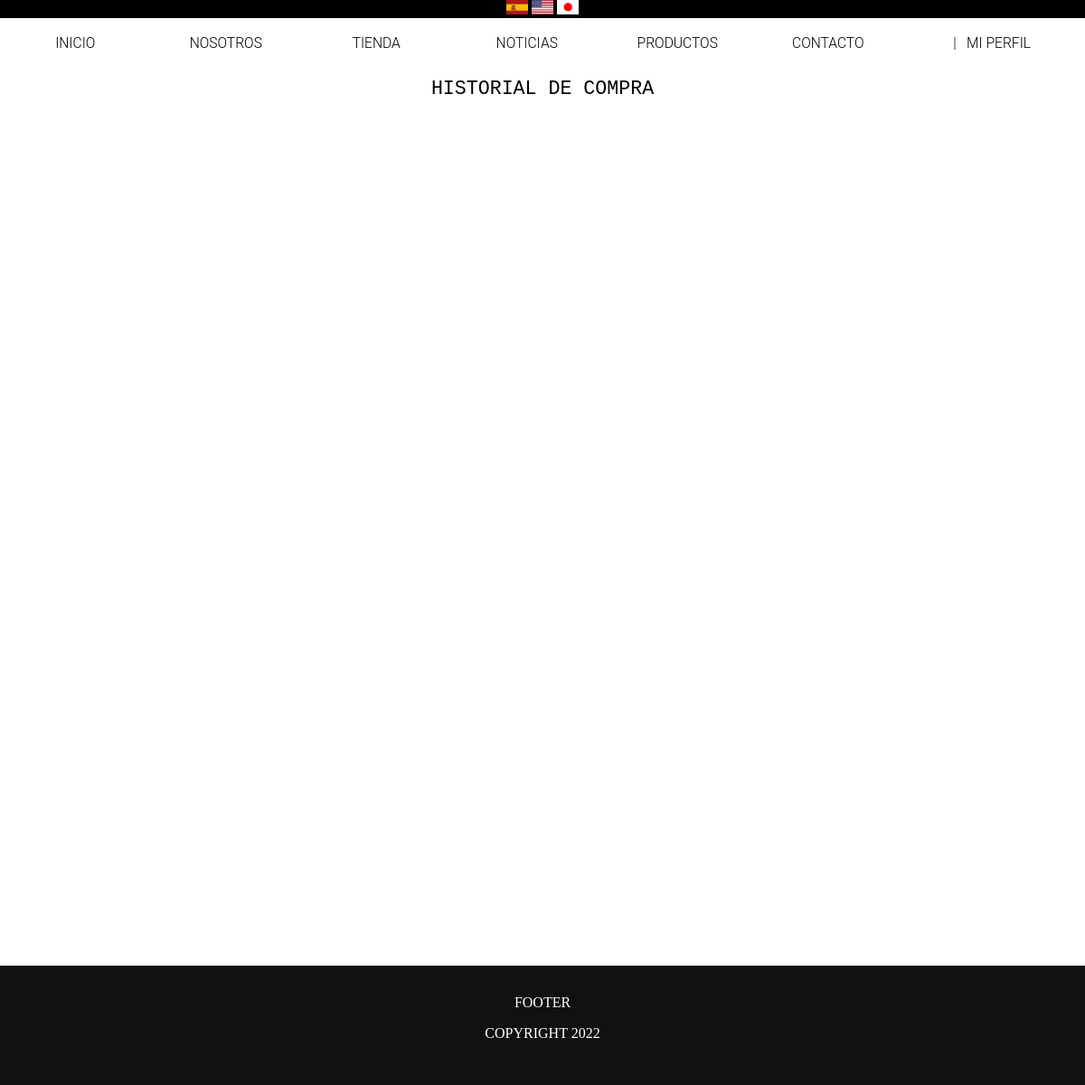
/historial?uid=15 (signed in), run on an earlier commit of the app's database.
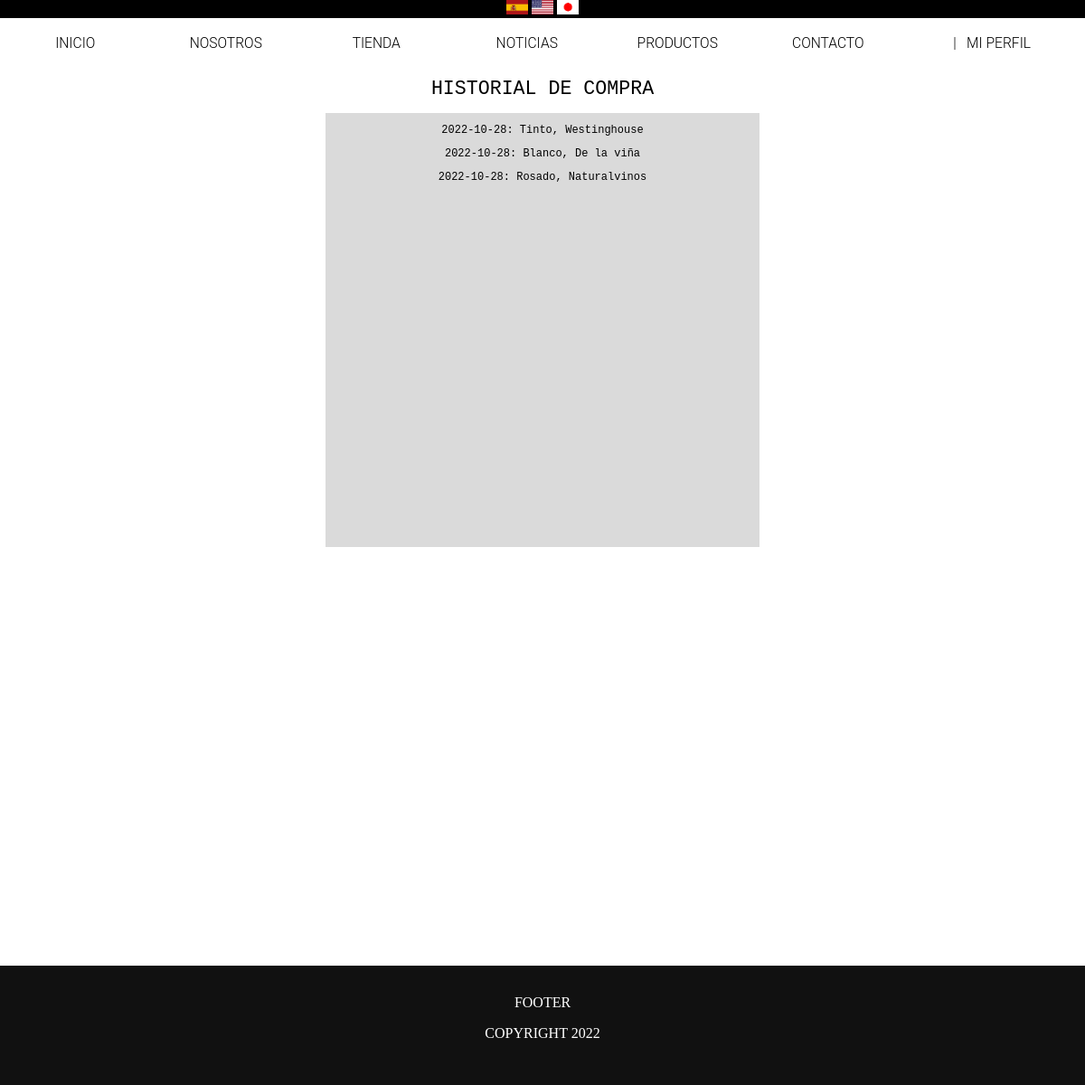
And on a later commit of the database.
### tables this page shows
CREATE TABLE `DETALLEVENTA` (
  `dvid` int(11) NOT NULL,
  `vid` int(11) DEFAULT NULL,
  `pid` int(11) DEFAULT NULL,
  `cantidad` int(4) DEFAULT NULL,
  `subtotal` int(7) DEFAULT NULL
);

CREATE TABLE `VENTAS` (
  `vid` int(11) NOT NULL,
  `uid` int(11) DEFAULT NULL,
  `Fecha` date DEFAULT NULL,
  `Total` int(7) DEFAULT NULL
);

CREATE TABLE `PRODUCTOS` (
  `pid` int(11) NOT NULL,
  `nombre` varchar(60) NOT NULL,
  `precio_venta` int(7) NOT NULL,
  `precio_compra` int(7) NOT NULL,
  `marca` varchar(32) NOT NULL,
  `tipo` varchar(24) DEFAULT NULL,
  `cantidad` int(11) NOT NULL,
  `img` varchar(60) NOT NULL,
  `descrip` varchar(100) NOT NULL
);

### libs/view.php (called while the page is built, shortened)
<?php
class View
{
    public function render($nombre)
    {
        require 'views/' . $nombre . '.php';
    }
}

### controllers/Historial_Controller.php (called while the page is built, shortened)
<?php
class Historial_Controller extends controller
{
    public function render()
    {
        $this->view->render('login/historial');
    }
}

### index.php (called while the page is built, shortened)
<?php
require 'libs/view.php';
$app = new App();

### views/login/historial.php (the view, shortened to what this page needs)
<?php
$existe = False;
require 'libs/connect.php';
if (isset($_SESSION['uid'])) {
    $records = $conn->prepare('SELECT * FROM USUARIOS WHERE uid = :id');
    $records->bindParam(':id', $_SESSION['uid']);
    $records->execute();
    $results = $records->fetch(PDO::FETCH_ASSOC);
    $records = $conn->prepare('SELECT * FROM PRODUCTOS INNER JOIN DETALLEVENTA ON PRODUCTOS.pid = DETALLEVENTA.pid INNER JOIN VENTAS ON VENTAS.uid = :id');
    $records->bindParam(':id', $_SESSION['uid']);
    $records->execute();
    $results = $records->fetchAll(PDO::FETCH_ASSOC);
    $compras = null;
    if (count($results) > 0) {
        $compras = $results;
        $existe = True;
    }
} else {
    Header('Location: login');
}
?>
<!DOCTYPE html>
<html lang="en">
<head>
    <link rel="stylesheet" href="public/css/login/historial.css">
    <link rel="stylesheet" href="public/css/index/headerblack.css">
</head>
<body>
<?php
if (($_GET['uid']) == ($_SESSION['uid'])): ?>
  <?php include "views/index/header.php";?>
  <h1 id="title">HISTORIAL DE COMPRA</h1>
    <?php
    if ($existe == true) { ?>
    <div id="historial">
    <?php
    foreach($compras as $row){ ?>
        <p class="elemento"><?php echo $row['Fecha']; ?>: <?php echo $row['nombre']; ?>, <?php echo $row['marca']; ?></p>
    <?php } ?> </div> <?php }
    ?>
  <?php else: ?>
  <?php header('Location: ../ecommerce');?>
  <?php endif;?>
  <?php include "views/index/footer.php";?>
</body>
</html>

What changed in the data, as far as the page shows it:
added detalleventa: vid.Fecha "2022-10-28", pid.nombre "Tinto", pid.marca "Westinghouse"
added detalleventa: vid.Fecha "2022-10-28", pid.nombre "Blanco", pid.marca "De la viña"
added detalleventa: vid.Fecha "2022-10-28", pid.nombre "Rosado", pid.marca "Naturalvinos"
